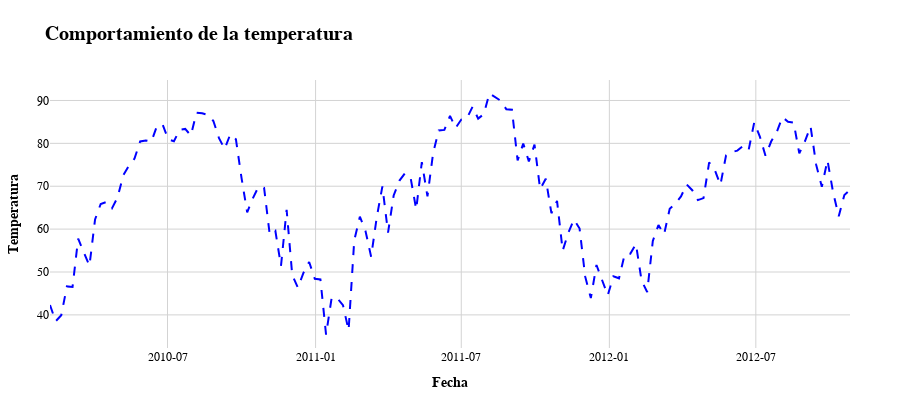

Notebook code for this chart:
### Code cell
import plotly.graph_objects as go
df_pd['Date'] = pd.to_datetime(df_pd['Date'], format = '%d-%m-%Y')
df_pd['Temperature'] = df_pd['Temperature'].astype(float)

def plot_time_series(df, x_var, y_var, title, xaxis_title, yaxis_title,dash='dash'):
    # Asegurar que la variable del eje x esté en formato datetime
    if not df[x_var].dtype.name.startswith('datetime'):
        df[x_var] = pd.to_datetime(df[x_var])

    # Crear figura
    fig = go.Figure()

    # Agregar la serie con línea punteada
    fig.add_trace(go.Scatter(
        x=df[x_var],
        y=df[y_var],
        mode='lines',
        name=y_var.replace('_', ' ').capitalize(),
        line=dict(color='blue', width=2, dash=dash)
    ))

    # Actualizar diseño
    fig.update_layout(
        title=f'<b>{title}</b>',
        title_font=dict(size=20, family='Arial', color='black'),
        xaxis_title=f'<b>{xaxis_title}</b>',
        yaxis_title=f'<b>{yaxis_title}</b>',
        font=dict(family='Arial', size=12, color='black'),
        plot_bgcolor='white',
        paper_bgcolor='white',
        hovermode='x unified',
        height=400,
        margin=dict(l=50, r=50, b=50, t=80)
    )

    # Formato año-mes en eje x
    fig.update_xaxes(showgrid=True, gridcolor='lightgray', tickformat='%Y-%m')
    fig.update_yaxes(showgrid=True, gridcolor='lightgray')

    fig.show()
    return fig

fig =plot_time_series(df_pd, 'Date', 'Temperature', 
                 title='Comportamiento de la temperatura',
                 xaxis_title='Fecha',
                 yaxis_title='Temperatura',
                     dash='dash')

### Figure 1 — Plotly figure (JSON) as saved in the notebook; plotly's stock layout.template omitted (floating-point values rounded to 4 significant figures; data arrays with more than 128 entries replaced by an {"elided": "..."} marker saying what was removed)
{"data": [{"line": {"color": "blue", "dash": "dash", "width": 2}, "mode": "lines", "name": "Temperature", "type": "scatter", "x": {"elided": "143 str values"}, "y": {"elided": "143 float values"}}], "layout": {"font": {"color": "black", "family": "Arial", "size": 12}, "height": 400, "hovermode": "x unified", "margin": {"b": 50, "l": 50, "r": 50, "t": 80}, "paper_bgcolor": "white", "plot_bgcolor": "white", "title": {"font": {"color": "black", "family": "Arial", "size": 20}, "text": "<b>Comportamiento de la temperatura</b>"}, "xaxis": {"gridcolor": "lightgray", "showgrid": true, "tickformat": "%Y-%m", "title": {"text": "<b>Fecha</b>"}}, "yaxis": {"gridcolor": "lightgray", "showgrid": true, "title": {"text": "<b>Temperatura</b>"}}}}
